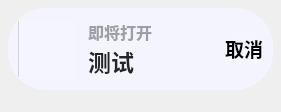
<?xml version="1.0" encoding="UTF-8"?>
<ui version="4.0">
 <class>Theme</class>
 <widget class="QWidget" name="Form">
  <property name="geometry">
   <rect>
    <x>0</x>
    <y>0</y>
    <width>281</width>
    <height>112</height>
   </rect>
  </property>
  <property name="minimumSize">
   <size>
    <width>200</width>
    <height>0</height>
   </size>
  </property>
  <property name="windowTitle">
   <string>Form</string>
  </property>
  <layout class="QHBoxLayout" name="horizontalLayout_2">
   <property name="leftMargin">
    <number>8</number>
   </property>
   <property name="topMargin">
    <number>8</number>
   </property>
   <property name="rightMargin">
    <number>8</number>
   </property>
   <property name="bottomMargin">
    <number>22</number>
   </property>
   <item>
    <widget class="QFrame" name="backgnd">
     <property name="styleSheet">
      <string notr="true">background-color: rgba(245, 245, 255, 245);
border-radius: 38px</string>
     </property>
     <property name="frameShape">
      <enum>QFrame::StyledPanel</enum>
     </property>
     <property name="frameShadow">
      <enum>QFrame::Raised</enum>
     </property>
     <layout class="QVBoxLayout" name="verticalLayout_3">
      <property name="spacing">
       <number>4</number>
      </property>
      <property name="leftMargin">
       <number>10</number>
      </property>
      <property name="topMargin">
       <number>10</number>
      </property>
      <property name="rightMargin">
       <number>10</number>
      </property>
      <property name="bottomMargin">
       <number>10</number>
      </property>
      <item>
       <layout class="QVBoxLayout" name="verticalLayout_2">
        <item>
         <layout class="QHBoxLayout" name="horizontalLayout">
          <property name="spacing">
           <number>12</number>
          </property>
          <item>
           <widget class="ProgressRing" name="opening_countdown">
            <property name="sizePolicy">
             <sizepolicy hsizetype="Expanding" vsizetype="Expanding">
              <horstretch>0</horstretch>
              <verstretch>0</verstretch>
             </sizepolicy>
            </property>
            <property name="minimumSize">
             <size>
              <width>58</width>
              <height>58</height>
             </size>
            </property>
            <property name="maximumSize">
             <size>
              <width>58</width>
              <height>58</height>
             </size>
            </property>
            <property name="font">
             <font>
              <family>Microsoft YaHei</family>
              <pointsize>12</pointsize>
              <weight>75</weight>
              <bold>true</bold>
             </font>
            </property>
            <property name="styleSheet">
             <string notr="true">font-weight: bold;</string>
            </property>
            <property name="textVisible">
             <bool>false</bool>
            </property>
            <property name="format">
             <string>%p</string>
            </property>
            <property name="val">
             <double>0.000000000000000</double>
            </property>
            <property name="strokeWidth">
             <number>7</number>
            </property>
           </widget>
          </item>
          <item>
           <layout class="QVBoxLayout" name="verticalLayout_4">
            <property name="spacing">
             <number>0</number>
            </property>
            <item>
             <widget class="QLabel" name="subtitle_label">
              <property name="sizePolicy">
               <sizepolicy hsizetype="Maximum" vsizetype="Maximum">
                <horstretch>0</horstretch>
                <verstretch>0</verstretch>
               </sizepolicy>
              </property>
              <property name="font">
               <font>
                <family>Microsoft YaHei UI</family>
                <pointsize>12</pointsize>
                <weight>75</weight>
                <bold>true</bold>
               </font>
              </property>
              <property name="styleSheet">
               <string notr="true">color: rgba(0, 0, 0, 90);
background-color: rgba(0,0,0,0);
font-weight: bold;</string>
              </property>
              <property name="text">
               <string>即将打开</string>
              </property>
              <property name="alignment">
               <set>Qt::AlignLeading|Qt::AlignLeft|Qt::AlignVCenter</set>
              </property>
             </widget>
            </item>
            <item>
             <widget class="QLabel" name="action_name">
              <property name="sizePolicy">
               <sizepolicy hsizetype="Maximum" vsizetype="Maximum">
                <horstretch>0</horstretch>
                <verstretch>0</verstretch>
               </sizepolicy>
              </property>
              <property name="font">
               <font>
                <family>Microsoft YaHei UI</family>
                <pointsize>17</pointsize>
                <weight>75</weight>
                <bold>true</bold>
               </font>
              </property>
              <property name="styleSheet">
               <string notr="true">color: rgba(37, 37, 37, 255);
background-color: rgba(0,0,0,0);
font-weight: bold</string>
              </property>
              <property name="text">
               <string>测试</string>
              </property>
              <property name="alignment">
               <set>Qt::AlignLeading|Qt::AlignLeft|Qt::AlignVCenter</set>
              </property>
             </widget>
            </item>
           </layout>
          </item>
          <item>
           <spacer name="horizontalSpacer">
            <property name="orientation">
             <enum>Qt::Horizontal</enum>
            </property>
            <property name="sizeHint" stdset="0">
             <size>
              <width>40</width>
              <height>20</height>
             </size>
            </property>
           </spacer>
          </item>
          <item>
           <widget class="HyperlinkButton" name="cancel_opening">
            <property name="sizePolicy">
             <sizepolicy hsizetype="Maximum" vsizetype="Fixed">
              <horstretch>0</horstretch>
              <verstretch>0</verstretch>
             </sizepolicy>
            </property>
            <property name="font">
             <font>
              <family>Microsoft YaHei UI</family>
              <pointsize>14</pointsize>
              <weight>75</weight>
              <bold>true</bold>
             </font>
            </property>
            <property name="text">
             <string>取消</string>
            </property>
           </widget>
          </item>
         </layout>
        </item>
       </layout>
      </item>
     </layout>
    </widget>
   </item>
  </layout>
 </widget>
 <customwidgets>
  <customwidget>
   <class>HyperlinkButton</class>
   <extends>PushButton</extends>
   <header>qfluentwidgets</header>
  </customwidget>
  <customwidget>
   <class>PushButton</class>
   <extends>QPushButton</extends>
   <header>qfluentwidgets</header>
  </customwidget>
  <customwidget>
   <class>ProgressBar</class>
   <extends>QProgressBar</extends>
   <header>qfluentwidgets</header>
  </customwidget>
  <customwidget>
   <class>ProgressRing</class>
   <extends>ProgressBar</extends>
   <header>qfluentwidgets</header>
  </customwidget>
 </customwidgets>
 <resources/>
 <connections/>
</ui>
